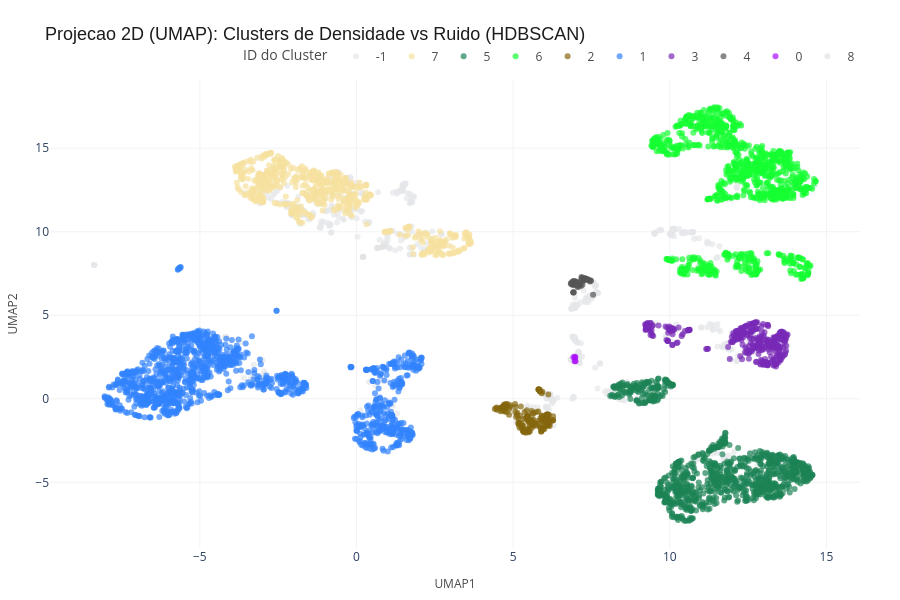

The notebook cell this image was saved under:
### Markdown cell above
> **Distribuicao de Volume e Hierarquia de Densidade (9 Clusters + Ruido):**
>
> A distribuicao reflete a estrutura real e assimetrica do mercado imobiliario de Nova York:
> - **Clusters Massivos (Mercados Consolidados):** Os **Clusters `1`** (`12.720` registros — 26,02%), **`6`** (`9.876` — 20,20%), **`5`** (`9.216` — 18,85%) e **`7`** (`6.337` — 12,96%) concentram **78,03% de toda a base**, representando o nucleo residencial e turistico de Manhattan e Brooklyn.
> - **Clusters Intermediarios (Polo Economico):** Os **Clusters `3`** (`3.018` — 6,17%) e **`2`** (`1.504` — 3,08%) somam **9,25% da base**, capturando a dinamica propria do Queens.
> - **Micro-Clusters de Nicho:** Os **Clusters `4`** (`339` — 0,69%), **`8`** (`108` — 0,22%) e **`0`** (`70` — 0,14%) isolam nichos altamente especificos (periferia do Bronx e operadores corporativos na Times Square) que o K-Means havia diluido.
> - **Ruido Estruturado (`-1`):** Contabiliza **`5.696` registros (11,65% da base)**, isolando outliers multivariados sem contaminar os centroides/perfis dos 9 grupos validos.

### Code cell
# Paleta clara para os 9 clusters (0 a 8) + ruido (-1)
cores_plotly = px.colors.qualitative.Alphabet
mapa_cores_hdb = {str(i): cores_plotly[i % len(cores_plotly)] for i in range(9)}
mapa_cores_hdb["-1"] = "#E5E7E9"

# Projecao 2D via UMAP com ruido destacado
plot_clusters_2d_plotly(
    df_umap,
    col_x="UMAP1", col_y="UMAP2",
    col_cluster="Cluster_HDBSCAN",
    mapa_cores=mapa_cores_hdb,
    titulo="Projecao 2D (UMAP): Clusters de Densidade vs Ruido (HDBSCAN)"
)

### Figure 1 — Plotly figure (JSON) as saved in the notebook; plotly's stock layout.template omitted (floating-point values rounded to 4 significant figures; data arrays with more than 128 entries replaced by an {"elided": "..."} marker saying what was removed)
{"data": [{"customdata": {"elided": "620x1 str values"}, "hovertemplate": "Cluster_HDBSCAN=%{customdata[0]}<extra></extra>", "legendgroup": "-1", "marker": {"color": "#E5E7E9", "opacity": 0.7, "symbol": "circle"}, "mode": "markers", "name": "-1", "orientation": "v", "showlegend": true, "type": "scatter", "x": {"elided": "620 float values"}, "xaxis": "x", "y": {"elided": "620 float values"}, "yaxis": "y"}, {"customdata": {"elided": "634x1 str values"}, "hovertemplate": "Cluster_HDBSCAN=%{customdata[0]}<extra></extra>", "legendgroup": "7", "marker": {"color": "#F7E1A0", "opacity": 0.7, "symbol": "circle"}, "mode": "markers", "name": "7", "orientation": "v", "showlegend": true, "type": "scatter", "x": {"elided": "634 float values"}, "xaxis": "x", "y": {"elided": "634 float values"}, "yaxis": "y"}, {"customdata": {"elided": "931x1 str values"}, "hovertemplate": "Cluster_HDBSCAN=%{customdata[0]}<extra></extra>", "legendgroup": "5", "marker": {"color": "#1C8356", "opacity": 0.7, "symbol": "circle"}, "mode": "markers", "name": "5", "orientation": "v", "showlegend": true, "type": "scatter", "x": {"elided": "931 float values"}, "xaxis": "x", "y": {"elided": "931 float values"}, "yaxis": "y"}, {"customdata": {"elided": "1004x1 str values"}, "hovertemplate": "Cluster_HDBSCAN=%{customdata[0]}<extra></extra>", "legendgroup": "6", "marker": {"color": "#16FF32", "opacity": 0.7, "symbol": "circle"}, "mode": "markers", "name": "6", "orientation": "v", "showlegend": true, "type": "scatter", "x": {"elided": "1004 float values"}, "xaxis": "x", "y": {"elided": "1004 float values"}, "yaxis": "y"}, {"customdata": {"elided": "151x1 str values"}, "hovertemplate": "Cluster_HDBSCAN=%{customdata[0]}<extra></extra>", "legendgroup": "2", "marker": {"color": "#85660D", "opacity": 0.7, "symbol": "circle"}, "mode": "markers", "name": "2", "orientation": "v", "showlegend": true, "type": "scatter", "x": {"elided": "151 float values"}, "xaxis": "x", "y": {"elided": "151 float values"}, "yaxis": "y"}, {"customdata": {"elided": "1280x1 str values"}, "hovertemplate": "Cluster_HDBSCAN=%{customdata[0]}<extra></extra>", "legendgroup": "1", "marker": {"color": "#3283FE", "opacity": 0.7, "symbol": "circle"}, "mode": "markers", "name": "1", "orientation": "v", "showlegend": true, "type": "scatter", "x": {"elided": "1280 float values"}, "xaxis": "x", "y": {"elided": "1280 float values"}, "yaxis": "y"}, {"customdata": {"elided": "320x1 str values"}, "hovertemplate": "Cluster_HDBSCAN=%{customdata[0]}<extra></extra>", "legendgroup": "3", "marker": {"color": "#782AB6", "opacity": 0.7, "symbol": "circle"}, "mode": "markers", "name": "3", "orientation": "v", "showlegend": true, "type": "scatter", "x": {"elided": "320 float values"}, "xaxis": "x", "y": {"elided": "320 float values"}, "yaxis": "y"}, {"customdata": [["4"], ["4"], ["4"], ["4"], ["4"], ["4"], ["4"], ["4"], ["4"], ["4"], ["4"], ["4"], ["4"], ["4"], ["4"], ["4"], ["4"], ["4"], ["4"], ["4"], ["4"], ["4"], ["4"], ["4"], ["4"], ["4"], ["4"], ["4"], ["4"], ["4"], ["4"], ["4"], ["4"], ["4"], ["4"], ["4"], ["4"], ["4"], ["4"], ["4"], ["4"], ["4"], ["4"], ["4"], ["4"], ["4"]], "hovertemplate": "Cluster_HDBSCAN=%{customdata[0]}<extra></extra>", "legendgroup": "4", "marker": {"color": "#565656", "opacity": 0.7, "symbol": "circle"}, "mode": "markers", "name": "4", "orientation": "v", "showlegend": true, "type": "scatter", "x": [7.136, 6.903, 6.845, 7.161, 6.917, 7.486, 7.213, 7.295, 7.316, 7.466, 6.918, 7.313, 7.306, 6.974, 7.014, 7.121, 7.244, 7.224, 6.958, 6.924, 7.419, 7.078, 6.884, 7.267, 7.293, 7.552, 6.946, 6.932, 7.389, 7.239, 7.088, 6.999, 6.923, 7.191, 7.232, 6.989, 6.905, 7.134, 6.901, 7.185, 7.062, 7.446, 6.931, 7.342, 6.849, 7.064], "xaxis": "x", "y": [7.041, 6.97, 6.887, 6.751, 6.355, 7.061, 6.833, 7.124, 7.16, 7.088, 7.029, 7.187, 7.181, 6.83, 6.812, 6.817, 7.116, 7.036, 7.012, 6.379, 7.089, 6.943, 6.84, 7.201, 7.218, 6.231, 7.031, 6.862, 7.16, 7.188, 6.863, 6.972, 6.822, 7.237, 7.184, 7.038, 6.999, 6.899, 6.849, 7.293, 6.755, 7.017, 6.357, 7.142, 6.926, 6.682], "yaxis": "y"}, {"customdata": [["0"], ["0"], ["0"], ["0"], ["0"]], "hovertemplate": "Cluster_HDBSCAN=%{customdata[0]}<extra></extra>", "legendgroup": "0", "marker": {"color": "#AA0DFE", "opacity": 0.7, "symbol": "circle"}, "mode": "markers", "name": "0", "orientation": "v", "showlegend": true, "type": "scatter", "x": [6.965, 6.983, 6.976, 6.925, 6.991], "xaxis": "x", "y": [2.251, 2.471, 2.521, 2.489, 2.244], "yaxis": "y"}, {"customdata": [["8"], ["8"], ["8"], ["8"], ["8"], ["8"], ["8"], ["8"], ["8"]], "hovertemplate": "Cluster_HDBSCAN=%{customdata[0]}<extra></extra>", "legendgroup": "8", "marker": {"color": "#E2E2E2", "opacity": 0.7, "symbol": "circle"}, "mode": "markers", "name": "8", "orientation": "v", "showlegend": true, "type": "scatter", "x": [0.8439, 0.2051, 0.673, 0.6688, 0.2195, 0.2024, 0.9415, 0.837, 0.6758], "xaxis": "x", "y": [9.139, 8.49, 9.03, 9.026, 8.507, 8.489, 9.28, 9.11, 9.031], "yaxis": "y"}], "layout": {"height": 600, "legend": {"font": {"color": "#4A4A4A", "size": 12}, "orientation": "h", "title": {"text": "ID do Cluster"}, "tracegroupgap": 0, "x": 1, "xanchor": "right", "y": 1.02, "yanchor": "bottom"}, "margin": {"b": 40, "l": 40, "r": 40, "t": 80}, "plot_bgcolor": "white", "title": {"font": {"color": "#1C1C1C", "family": "Arial", "size": 18}, "text": "Projecao 2D (UMAP): Clusters de Densidade vs Ruido (HDBSCAN)"}, "width": 900, "xaxis": {"anchor": "y", "domain": [0, 1], "gridcolor": "#F2F3F4", "gridwidth": 1, "showgrid": true, "title": {"font": {"color": "#4A4A4A", "size": 12}, "text": "UMAP1"}, "zeroline": false}, "yaxis": {"anchor": "x", "domain": [0, 1], "gridcolor": "#F2F3F4", "gridwidth": 1, "showgrid": true, "title": {"font": {"color": "#4A4A4A", "size": 12}, "text": "UMAP2"}, "zeroline": false}}}
